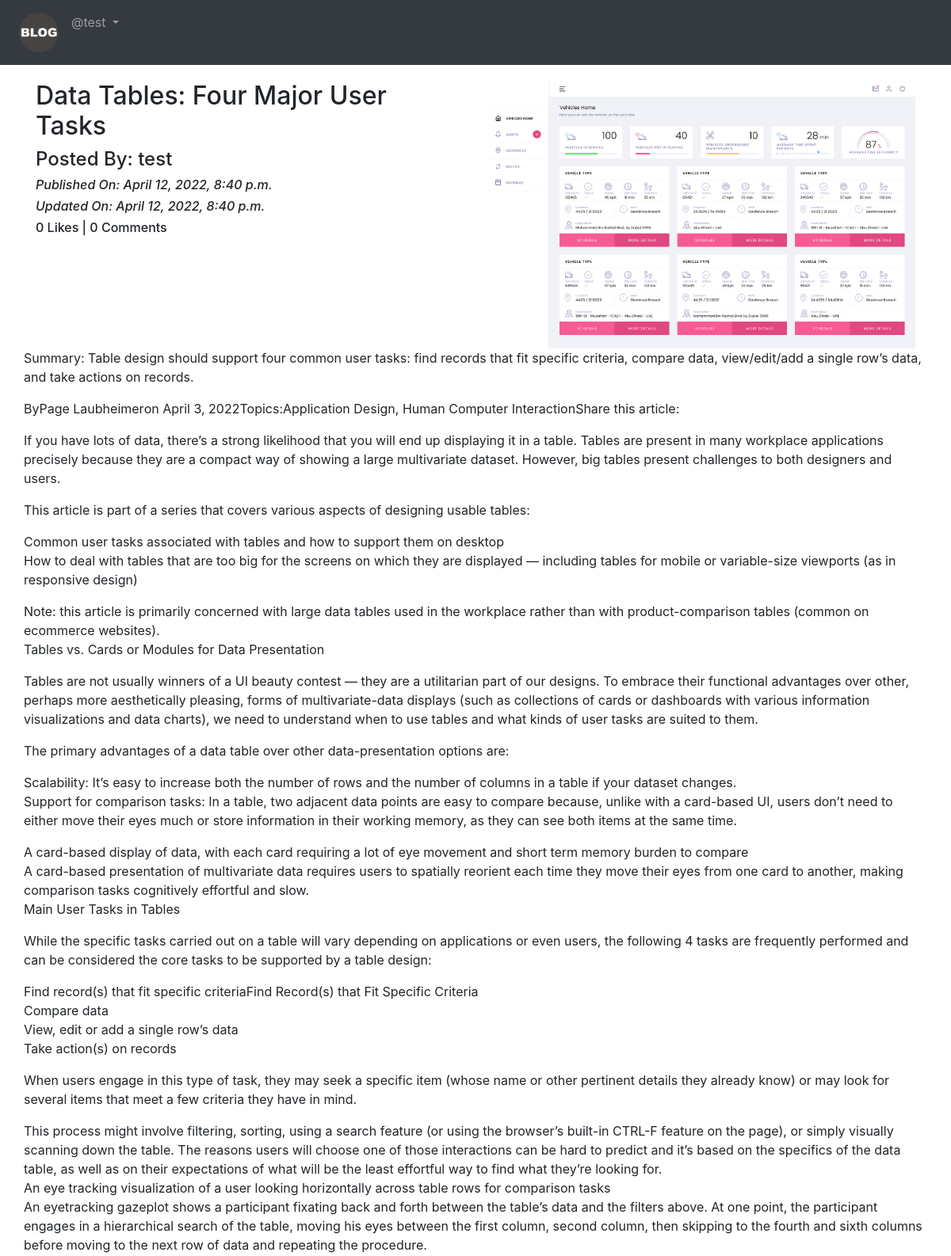
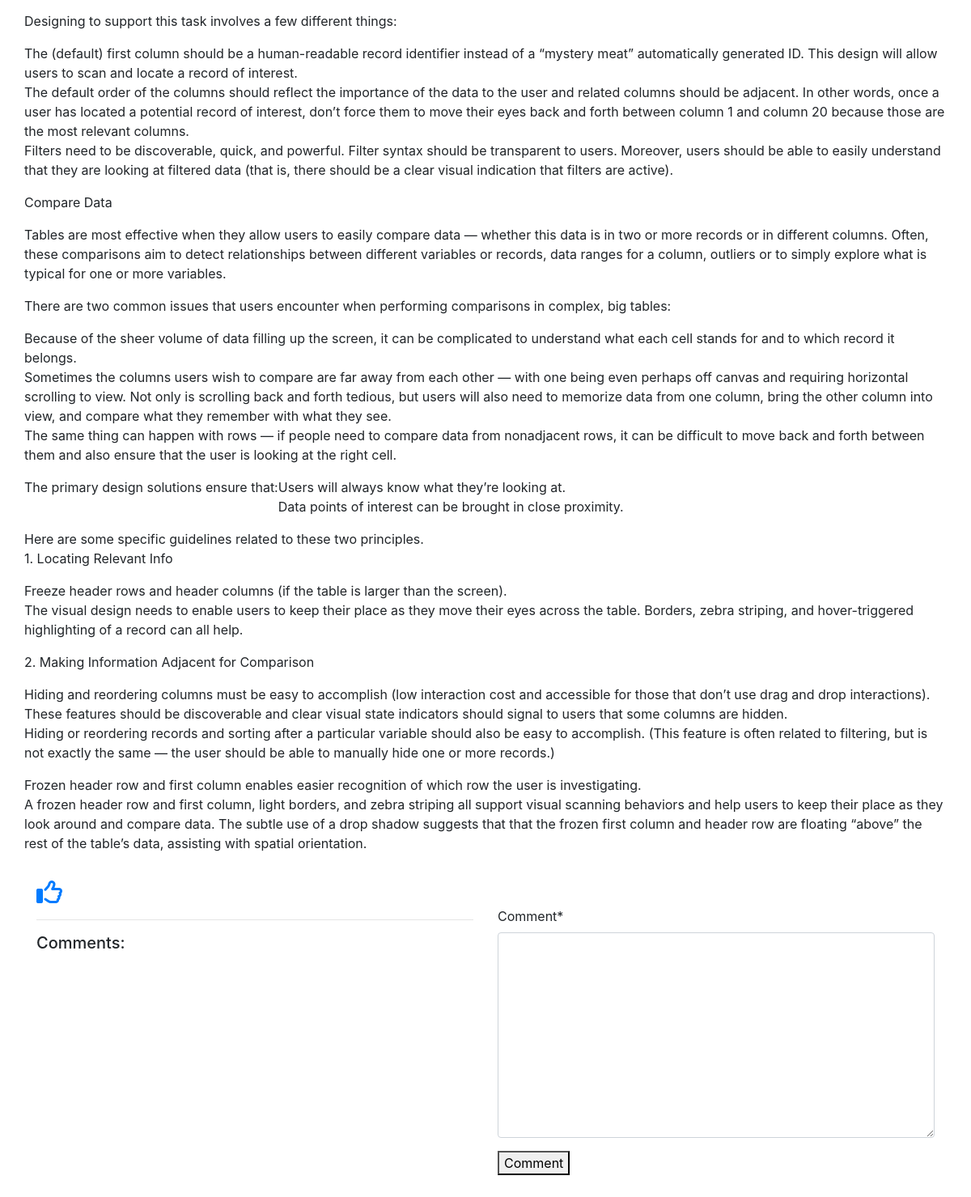
Page /blog/details/Data-Tables:-Four-Major-User-Tasks-30ed7936-afdf-4d3f-92d1-fb10bbf69f4d (signed in) on the committed database (2 pictures, top to bottom).
### App_Blog/models.py (models this page shows, shortened)
class Blog(models.Model):
    author = models.ForeignKey(User, on_delete=models.CASCADE, related_name='post_author')
    blog_title = models.CharField(max_length=264, verbose_name='Put a Title')
    slug = models.SlugField(max_length=264, unique=True)
    blog_content = models.TextField(verbose_name='What is on your mind?')
    blog_image = models.ImageField(upload_to='blog_images', verbose_name='Image')
    publish_date = models.DateTimeField(auto_now_add=True)
    update_date = models.DateTimeField(auto_now=True)
    class Meta:
        ordering = ['-publish_date',]

### App_Blog/views.py (the view, shortened to what this page needs)
# urls.py: path('details/<str:slug>', views.blog_details, name='blog_details'),
@login_required
def blog_details(request, slug):
    blog = Blog.objects.get(slug=slug)
    already_liked = Likes.objects.filter(blog=blog, user=request.user)
    if already_liked:
        liked = True
    else:
        liked = False
    comment_form = CommentForm()
    return render(request, 'App_Blog/blog_details.html', context={'blog': blog, 'comment_form': comment_form, 'liked': liked})

### App_Blog/forms.py
class CommentForm(forms.ModelForm):
    class Meta:
        model = Comment
        fields = ('comment',)

### templates/App_Blog/blog_details.html (shortened to what this page needs)
{% extends 'base.html' %}
{% load crispy_forms_tags %}
{% block body_block %}
<div class="row">
  <div class="col-sm-6">
    <h2>{{ blog.blog_title }}</h2>
    <h4>Posted By: {{blog.author}}</h4>
    <i><h6>Published On: {{blog.publish_date}}</h6></i>
    <i><h6>Updated On: {{blog.update_date}}</h6></i>
    <h6>{{ blog.liked_blog.count}} Likes | {{ blog.blog_comment.count}} Comments</h6>
  </div>
  <div class="col-sm-6">
    <img src="/media/{{blog.blog_image}}" width="100%">
  </div>
  <p>{{blog.blog_content|linebreaks}}</p>
</div>
{% if liked %}
<a href="{% url 'App_Blog:unliked_post' pk=blog.pk %}">
  <i class="fa-regular fa-thumbs-down fa-2x"></i>
</a>
{% else %}
<a href="{% url 'App_Blog:liked_post' pk=blog.pk %}">
  <i class="fa-regular fa-thumbs-up fa-2x"></i>
</a>
{% endif %}
<div class="row">
  <div class="col-sm-6">
    <hr>
    <h5>Comments:</h5>
  </div>
  <div class="col-sm-6">
    <form method="POST">
      {{ comment_form|crispy }}
      <button type="submit" btn btn-primary btn-sm>Comment</button>
    </form>
  </div>
</div>
<br><br>
{% endblock %}

### templates/base.html (shortened to what this page needs)
<!DOCTYPE html>
<html lang="en" dir="ltr">
  <head>
    <link rel="stylesheet" href="https://cdn.jsdelivr.net/npm/bootstrap@4.4.1/dist/css/bootstrap.min.css"
>
    <link rel="stylesheet" href="https://cdnjs.cloudflare.com/ajax/libs/font-awesome/6.1.1/css/all.min.css"
 />
  </head>
  <body>
    <nav class="navbar navbar-expand-sm bg-dark navbar-dark">
      <ul class="navbar-nav">
        <li class="nav-item active">
          <a class="nav-link" href="{% url 'index' %}">
            <img src="/media/logo.png" alt="Logo" width="50px">
          </a>
        </li>
        {% if user.is_authenticated %}
        <div class="nav-item dropdown">
          <a class="nav-link dropdown-toggle" href="#" id="navbardrop" data-toggle="dropdown">
            @{{ user.username }}
          </a>
        </div>
        {% endif %}
      </ul>
    </nav>
    <div class="container" style="padding-top:20px">
      {% block body_block %}
      {% endblock %}
    </div>
  </body>
</html>

### rows in the picture
Blog: blog_title "Data Tables: Four Major User Tasks", author "test", publish_date "April 12, 2022, 8:40 p.m.", update_date "April 12, 2022, 8:40 p.m.", liked_blog.count "0", blog_comment.count "0", blog_image (picture), blog_content "Summary: Table design should support four common user tasks: find records that fit specific criteria, compare data, view/edit/add a single row’s data, and take actions on records. By Page Laubheimer on April 3, 2022 Topics: Application Design, Human Computer Interaction Share this article: If you have lots of data, there’s a strong likelihood that you will end up displaying it in a table. Tables are present in many workplace applications precisely because they are a compact way of showing a large multivariate dataset. However, big tables present challenges to both designers and users. This article is part of a series that covers various aspects of designing usable tables: Common user tasks…"

### other values in the picture
{{ user.username }} "test"
